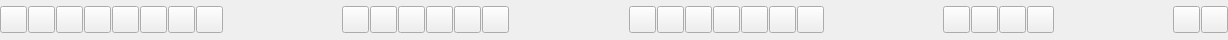
<?xml version="1.0" encoding="UTF-8"?>
<ui version="4.0">
 <class>ToolBar</class>
 <widget class="QWidget" name="ToolBar">
  <property name="enabled">
   <bool>true</bool>
  </property>
  <property name="geometry">
   <rect>
    <x>0</x>
    <y>0</y>
    <width>1228</width>
    <height>40</height>
   </rect>
  </property>
  <property name="maximumSize">
   <size>
    <width>16777215</width>
    <height>40</height>
   </size>
  </property>
  <property name="windowTitle">
   <string>Form</string>
  </property>
  <property name="styleSheet">
   <string notr="true"/>
  </property>
  <layout class="QVBoxLayout" name="verticalLayout">
   <property name="spacing">
    <number>0</number>
   </property>
   <property name="leftMargin">
    <number>0</number>
   </property>
   <property name="topMargin">
    <number>0</number>
   </property>
   <property name="rightMargin">
    <number>0</number>
   </property>
   <property name="bottomMargin">
    <number>0</number>
   </property>
   <item>
    <layout class="QHBoxLayout" name="horizontalLayout">
     <property name="spacing">
      <number>1</number>
     </property>
     <item>
      <widget class="QPushButton" name="button_back">
       <property name="maximumSize">
        <size>
         <width>27</width>
         <height>27</height>
        </size>
       </property>
       <property name="text">
        <string/>
       </property>
       <property name="icon">
        <iconset resource="../../writernote.qrc">
         <normaloff>:/image/images/icon-back.png</normaloff>:/image/images/icon-back.png</iconset>
       </property>
       <property name="checkable">
        <bool>true</bool>
       </property>
      </widget>
     </item>
     <item>
      <widget class="QPushButton" name="button_recent_file">
       <property name="maximumSize">
        <size>
         <width>27</width>
         <height>27</height>
        </size>
       </property>
       <property name="text">
        <string/>
       </property>
       <property name="icon">
        <iconset resource="../../writernote.qrc">
         <normaloff>:/image/images/recent-file-icon.png</normaloff>:/image/images/recent-file-icon.png</iconset>
       </property>
       <property name="checkable">
        <bool>true</bool>
       </property>
      </widget>
     </item>
     <item>
      <widget class="QPushButton" name="button_pen">
       <property name="maximumSize">
        <size>
         <width>27</width>
         <height>27</height>
        </size>
       </property>
       <property name="text">
        <string/>
       </property>
       <property name="icon">
        <iconset resource="../../writernote.qrc">
         <normaloff>:/image/images/pen-icon.png</normaloff>:/image/images/pen-icon.png</iconset>
       </property>
       <property name="checkable">
        <bool>true</bool>
       </property>
      </widget>
     </item>
     <item>
      <widget class="QPushButton" name="button_rubber">
       <property name="maximumSize">
        <size>
         <width>27</width>
         <height>27</height>
        </size>
       </property>
       <property name="text">
        <string/>
       </property>
       <property name="icon">
        <iconset resource="../../writernote.qrc">
         <normaloff>:/image/images/rubber.png</normaloff>:/image/images/rubber.png</iconset>
       </property>
       <property name="checkable">
        <bool>true</bool>
       </property>
      </widget>
     </item>
     <item>
      <widget class="QPushButton" name="button_cut">
       <property name="maximumSize">
        <size>
         <width>27</width>
         <height>27</height>
        </size>
       </property>
       <property name="text">
        <string/>
       </property>
       <property name="icon">
        <iconset resource="../../writernote.qrc">
         <normaloff>:/image/images/cisors-cut.png</normaloff>:/image/images/cisors-cut.png</iconset>
       </property>
       <property name="checkable">
        <bool>true</bool>
       </property>
      </widget>
     </item>
     <item>
      <widget class="QPushButton" name="button_text">
       <property name="maximumSize">
        <size>
         <width>27</width>
         <height>27</height>
        </size>
       </property>
       <property name="text">
        <string/>
       </property>
       <property name="icon">
        <iconset resource="../../writernote.qrc">
         <normaloff>:/image/images/insertText.png</normaloff>:/image/images/insertText.png</iconset>
       </property>
       <property name="checkable">
        <bool>true</bool>
       </property>
      </widget>
     </item>
     <item>
      <widget class="QPushButton" name="button_highlighter">
       <property name="maximumSize">
        <size>
         <width>27</width>
         <height>27</height>
        </size>
       </property>
       <property name="text">
        <string/>
       </property>
       <property name="icon">
        <iconset resource="../../writernote.qrc">
         <normaloff>:/image/images/highlighter.png</normaloff>:/image/images/highlighter.png</iconset>
       </property>
       <property name="checkable">
        <bool>true</bool>
       </property>
      </widget>
     </item>
     <item>
      <widget class="QPushButton" name="button_laser">
       <property name="maximumSize">
        <size>
         <width>27</width>
         <height>27</height>
        </size>
       </property>
       <property name="text">
        <string/>
       </property>
       <property name="icon">
        <iconset resource="../../writernote.qrc">
         <normaloff>:/image/images/laser.png</normaloff>:/image/images/laser.png</iconset>
       </property>
       <property name="checkable">
        <bool>true</bool>
       </property>
      </widget>
     </item>
     <item>
      <spacer name="horizontalSpacer">
       <property name="orientation">
        <enum>Qt::Horizontal</enum>
       </property>
       <property name="sizeType">
        <enum>QSizePolicy::Expanding</enum>
       </property>
       <property name="sizeHint" stdset="0">
        <size>
         <width>40</width>
         <height>20</height>
        </size>
       </property>
      </spacer>
     </item>
     <item>
      <widget class="QPushButton" name="button_color_black">
       <property name="maximumSize">
        <size>
         <width>27</width>
         <height>27</height>
        </size>
       </property>
       <property name="text">
        <string/>
       </property>
       <property name="icon">
        <iconset resource="../../writernote.qrc">
         <normaloff>:/image/images/black-icon.png</normaloff>:/image/images/black-icon.png</iconset>
       </property>
       <property name="checkable">
        <bool>true</bool>
       </property>
      </widget>
     </item>
     <item>
      <widget class="QPushButton" name="button_color_white">
       <property name="maximumSize">
        <size>
         <width>27</width>
         <height>27</height>
        </size>
       </property>
       <property name="text">
        <string/>
       </property>
       <property name="icon">
        <iconset resource="../../writernote.qrc">
         <normaloff>:/image/images/white-icon.png</normaloff>:/image/images/white-icon.png</iconset>
       </property>
       <property name="checkable">
        <bool>true</bool>
       </property>
      </widget>
     </item>
     <item>
      <widget class="QPushButton" name="button_color_yellow">
       <property name="maximumSize">
        <size>
         <width>27</width>
         <height>27</height>
        </size>
       </property>
       <property name="text">
        <string/>
       </property>
       <property name="icon">
        <iconset resource="../../writernote.qrc">
         <normaloff>:/image/images/yellow-icon.png</normaloff>:/image/images/yellow-icon.png</iconset>
       </property>
       <property name="checkable">
        <bool>true</bool>
       </property>
      </widget>
     </item>
     <item>
      <widget class="QPushButton" name="button_color_brown">
       <property name="maximumSize">
        <size>
         <width>27</width>
         <height>27</height>
        </size>
       </property>
       <property name="text">
        <string/>
       </property>
       <property name="icon">
        <iconset resource="../../writernote.qrc">
         <normaloff>:/image/images/brown-icon.png</normaloff>:/image/images/brown-icon.png</iconset>
       </property>
       <property name="checkable">
        <bool>true</bool>
       </property>
      </widget>
     </item>
     <item>
      <widget class="QPushButton" name="button_color_purple">
       <property name="maximumSize">
        <size>
         <width>27</width>
         <height>27</height>
        </size>
       </property>
       <property name="text">
        <string/>
       </property>
       <property name="icon">
        <iconset resource="../../writernote.qrc">
         <normaloff>:/image/images/purple.png</normaloff>:/image/images/purple.png</iconset>
       </property>
       <property name="checkable">
        <bool>true</bool>
       </property>
      </widget>
     </item>
     <item>
      <widget class="QPushButton" name="button_choose_color">
       <property name="maximumSize">
        <size>
         <width>27</width>
         <height>27</height>
        </size>
       </property>
       <property name="text">
        <string/>
       </property>
       <property name="icon">
        <iconset resource="../../writernote.qrc">
         <normaloff>:/image/images/choose-color-icon.png</normaloff>:/image/images/choose-color-icon.png</iconset>
       </property>
       <property name="checkable">
        <bool>true</bool>
       </property>
      </widget>
     </item>
     <item>
      <spacer name="horizontalSpacer_2">
       <property name="orientation">
        <enum>Qt::Horizontal</enum>
       </property>
       <property name="sizeType">
        <enum>QSizePolicy::Expanding</enum>
       </property>
       <property name="sizeHint" stdset="0">
        <size>
         <width>40</width>
         <height>20</height>
        </size>
       </property>
      </spacer>
     </item>
     <item>
      <widget class="QPushButton" name="button_insert_image">
       <property name="maximumSize">
        <size>
         <width>27</width>
         <height>27</height>
        </size>
       </property>
       <property name="text">
        <string/>
       </property>
       <property name="icon">
        <iconset resource="../../writernote.qrc">
         <normaloff>:/image/images/image.png</normaloff>:/image/images/image.png</iconset>
       </property>
       <property name="checkable">
        <bool>true</bool>
       </property>
      </widget>
     </item>
     <item>
      <widget class="QPushButton" name="button_new_page">
       <property name="maximumSize">
        <size>
         <width>27</width>
         <height>27</height>
        </size>
       </property>
       <property name="text">
        <string/>
       </property>
       <property name="icon">
        <iconset resource="../../writernote.qrc">
         <normaloff>:/image/images/newPage.png</normaloff>:/image/images/newPage.png</iconset>
       </property>
       <property name="checkable">
        <bool>true</bool>
       </property>
      </widget>
     </item>
     <item>
      <widget class="QPushButton" name="button_restore">
       <property name="maximumSize">
        <size>
         <width>27</width>
         <height>27</height>
        </size>
       </property>
       <property name="text">
        <string/>
       </property>
       <property name="icon">
        <iconset resource="../../writernote.qrc">
         <normaloff>:/image/images/restore-icon.png</normaloff>:/image/images/restore-icon.png</iconset>
       </property>
       <property name="checkable">
        <bool>true</bool>
       </property>
      </widget>
     </item>
     <item>
      <widget class="QPushButton" name="button_pen_or_mouse">
       <property name="maximumSize">
        <size>
         <width>27</width>
         <height>27</height>
        </size>
       </property>
       <property name="text">
        <string/>
       </property>
       <property name="icon">
        <iconset resource="../../writernote.qrc">
         <normaloff>:/image/images/pen_option.png</normaloff>:/image/images/pen_option.png</iconset>
       </property>
       <property name="checkable">
        <bool>true</bool>
       </property>
      </widget>
     </item>
     <item>
      <widget class="QPushButton" name="button_tablet_view">
       <property name="maximumSize">
        <size>
         <width>27</width>
         <height>27</height>
        </size>
       </property>
       <property name="text">
        <string/>
       </property>
       <property name="icon">
        <iconset resource="../../writernote.qrc">
         <normaloff>:/image/images/tablet.png</normaloff>:/image/images/tablet.png</iconset>
       </property>
       <property name="checkable">
        <bool>true</bool>
       </property>
      </widget>
     </item>
     <item>
      <widget class="QPushButton" name="button_full_screen">
       <property name="maximumSize">
        <size>
         <width>27</width>
         <height>27</height>
        </size>
       </property>
       <property name="text">
        <string/>
       </property>
       <property name="icon">
        <iconset resource="../../writernote.qrc">
         <normaloff>:/image/images/full-screen.png</normaloff>:/image/images/full-screen.png</iconset>
       </property>
       <property name="checkable">
        <bool>true</bool>
       </property>
      </widget>
     </item>
     <item>
      <widget class="QPushButton" name="button_hide_preview">
       <property name="maximumSize">
        <size>
         <width>27</width>
         <height>27</height>
        </size>
       </property>
       <property name="text">
        <string/>
       </property>
       <property name="icon">
        <iconset resource="../../writernote.qrc">
         <normaloff>:/image/images/img_show_hide_preview.png</normaloff>:/image/images/img_show_hide_preview.png</iconset>
       </property>
       <property name="checkable">
        <bool>true</bool>
       </property>
      </widget>
     </item>
     <item>
      <spacer name="horizontalSpacer_3">
       <property name="orientation">
        <enum>Qt::Horizontal</enum>
       </property>
       <property name="sizeType">
        <enum>QSizePolicy::Expanding</enum>
       </property>
       <property name="sizeHint" stdset="0">
        <size>
         <width>40</width>
         <height>20</height>
        </size>
       </property>
      </spacer>
     </item>
     <item>
      <widget class="QPushButton" name="button_rec_start">
       <property name="maximumSize">
        <size>
         <width>27</width>
         <height>27</height>
        </size>
       </property>
       <property name="text">
        <string/>
       </property>
       <property name="icon">
        <iconset resource="../../writernote.qrc">
         <normaloff>:/image/images/recoding.png</normaloff>:/image/images/recoding.png</iconset>
       </property>
       <property name="checkable">
        <bool>true</bool>
       </property>
      </widget>
     </item>
     <item>
      <widget class="QPushButton" name="button_rec_stop">
       <property name="maximumSize">
        <size>
         <width>27</width>
         <height>27</height>
        </size>
       </property>
       <property name="text">
        <string/>
       </property>
       <property name="icon">
        <iconset resource="../../writernote.qrc">
         <normaloff>:/image/images/stopRecord_.png</normaloff>:/image/images/stopRecord_.png</iconset>
       </property>
       <property name="checkable">
        <bool>true</bool>
       </property>
      </widget>
     </item>
     <item>
      <widget class="QPushButton" name="button_rec_pause">
       <property name="maximumSize">
        <size>
         <width>27</width>
         <height>27</height>
        </size>
       </property>
       <property name="text">
        <string/>
       </property>
       <property name="icon">
        <iconset resource="../../writernote.qrc">
         <normaloff>:/image/images/pause-recording.png</normaloff>:/image/images/pause-recording.png</iconset>
       </property>
       <property name="checkable">
        <bool>true</bool>
       </property>
      </widget>
     </item>
     <item>
      <widget class="QPushButton" name="button_replay">
       <property name="maximumSize">
        <size>
         <width>27</width>
         <height>27</height>
        </size>
       </property>
       <property name="text">
        <string/>
       </property>
       <property name="icon">
        <iconset resource="../../writernote.qrc">
         <normaloff>:/image/images/manoIcon.png</normaloff>:/image/images/manoIcon.png</iconset>
       </property>
       <property name="checkable">
        <bool>true</bool>
       </property>
      </widget>
     </item>
     <item>
      <spacer name="horizontalSpacer_4">
       <property name="orientation">
        <enum>Qt::Horizontal</enum>
       </property>
       <property name="sizeType">
        <enum>QSizePolicy::Expanding</enum>
       </property>
       <property name="sizeHint" stdset="0">
        <size>
         <width>40</width>
         <height>20</height>
        </size>
       </property>
      </spacer>
     </item>
     <item>
      <widget class="QPushButton" name="button_undo">
       <property name="maximumSize">
        <size>
         <width>27</width>
         <height>27</height>
        </size>
       </property>
       <property name="text">
        <string/>
       </property>
       <property name="icon">
        <iconset resource="../../writernote.qrc">
         <normaloff>:/image/images/arrow-curve-180-left.png</normaloff>:/image/images/arrow-curve-180-left.png</iconset>
       </property>
       <property name="checkable">
        <bool>true</bool>
       </property>
      </widget>
     </item>
     <item>
      <widget class="QPushButton" name="button_redo">
       <property name="maximumSize">
        <size>
         <width>27</width>
         <height>27</height>
        </size>
       </property>
       <property name="text">
        <string/>
       </property>
       <property name="icon">
        <iconset resource="../../writernote.qrc">
         <normaloff>:/image/images/arrow-curve.png</normaloff>:/image/images/arrow-curve.png</iconset>
       </property>
       <property name="checkable">
        <bool>true</bool>
       </property>
      </widget>
     </item>
    </layout>
   </item>
  </layout>
 </widget>
 <resources>
  <include location="../../writernote.qrc"/>
 </resources>
 <connections/>
</ui>
